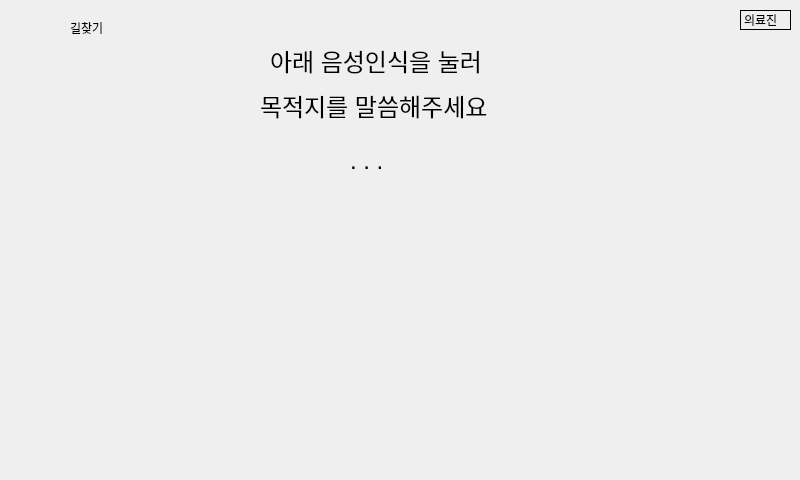
<?xml version="1.0" encoding="UTF-8"?>
<ui version="4.0">
 <class>Dialog</class>
 <widget class="QDialog" name="Dialog">
  <property name="geometry">
   <rect>
    <x>0</x>
    <y>0</y>
    <width>800</width>
    <height>480</height>
   </rect>
  </property>
  <property name="windowTitle">
   <string>Dialog</string>
  </property>
  <widget class="QLabel" name="navigation_text">
   <property name="geometry">
    <rect>
     <x>70</x>
     <y>20</y>
     <width>64</width>
     <height>15</height>
    </rect>
   </property>
   <property name="text">
    <string>길찾기</string>
   </property>
  </widget>
  <widget class="QLabel" name="navigation_image">
   <property name="geometry">
    <rect>
     <x>0</x>
     <y>0</y>
     <width>71</width>
     <height>51</height>
    </rect>
   </property>
   <property name="styleSheet">
    <string notr="true">#navigation_image{border-image: url(:/home/home.png) 0 0 0 0 stretch stretch}</string>
   </property>
   <property name="text">
    <string/>
   </property>
  </widget>
  <widget class="QLabel" name="record_image">
   <property name="geometry">
    <rect>
     <x>270</x>
     <y>210</y>
     <width>211</width>
     <height>201</height>
    </rect>
   </property>
   <property name="styleSheet">
    <string notr="true">#record_image{border-image: url(:/record/record.png);}</string>
   </property>
   <property name="text">
    <string/>
   </property>
  </widget>
  <widget class="QLabel" name="medical_text">
   <property name="geometry">
    <rect>
     <x>740</x>
     <y>10</y>
     <width>51</width>
     <height>20</height>
    </rect>
   </property>
   <property name="styleSheet">
    <string notr="true">#medical_text{border: 1px solid #000000;}</string>
   </property>
   <property name="text">
    <string>의료진</string>
   </property>
  </widget>
  <widget class="QLabel" name="record_text2">
   <property name="geometry">
    <rect>
     <x>260</x>
     <y>80</y>
     <width>247</width>
     <height>51</height>
    </rect>
   </property>
   <property name="styleSheet">
    <string notr="true">#record_text2{font-size: 24px; font-family: 'Arial';}</string>
   </property>
   <property name="text">
    <string>목적지를 말씀해주세요</string>
   </property>
  </widget>
  <widget class="QLabel" name="record_text1">
   <property name="geometry">
    <rect>
     <x>270</x>
     <y>20</y>
     <width>247</width>
     <height>81</height>
    </rect>
   </property>
   <property name="styleSheet">
    <string notr="true">#record_text1{font-size: 24px; font-family: 'Arial';}</string>
   </property>
   <property name="text">
    <string>아래 음성인식을 눌러</string>
   </property>
  </widget>
  <widget class="QLabel" name="record_text3">
   <property name="geometry">
    <rect>
     <x>350</x>
     <y>80</y>
     <width>247</width>
     <height>161</height>
    </rect>
   </property>
   <property name="styleSheet">
    <string notr="true">#record_text3{font-size: 24px; font-family: 'Arial';}</string>
   </property>
   <property name="text">
    <string>. . .</string>
   </property>
  </widget>
 </widget>
 <resources>
  <include location="home.qrc"/>
 </resources>
 <connections/>
</ui>
